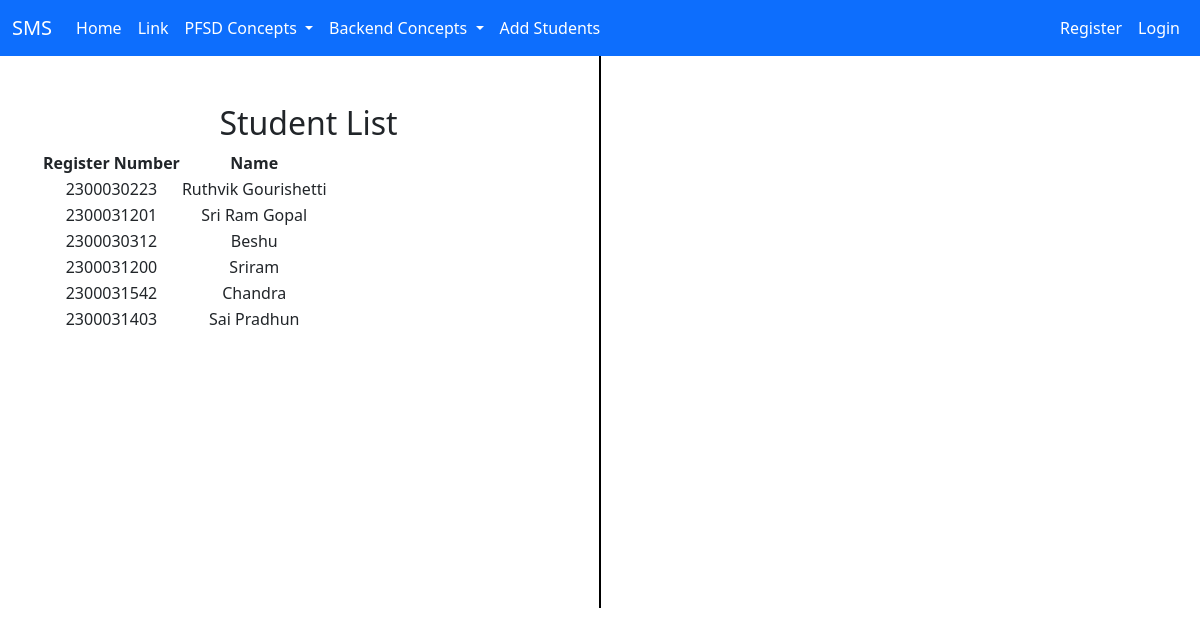
/studentList/, run on the app's committed database.
### adminApp/models.py (models this page shows, shortened)
class StudentList(models.Model):
    Register_Number = models.CharField(max_length=20, unique=True)
    Name = models.CharField(max_length=100)
    user=models.OneToOneField(User, on_delete=models.CASCADE,null=True)

### adminApp/views.py (the view)
# urls.py: path('studentList/', views.studentList, name='studentList'),
def studentList(request):
    students = StudentList.objects.all()
    return render(request, 'adminApp/StudentList.html', {'students': students})

### templates/adminApp/StudentList.html (shortened to what this page needs)
{% extends 'Navbar/ProjectNavbar.html' %}
{% load static %}
{% block body %}
<div class="container text-center">
  <div class="row">
    <div class="col">
        <br><br>
            <h2>Student List</h2>
<table>
    <tr>
        <th>Register Number</th>
        <th>Name</th>
    </tr>
    {% for student in students %}
    <tr>
        <td>{{ student.Register_Number }}</td>
        <td>{{ student.Name }}</td>
    </tr>
    {% endfor %}
</table>
    </div>
      <br><br><br><br><br><br><br><br><br><br><br><br><br><br><br><br>
      <br><br><br><br><br><br><br>
       <div class="col-auto d-flex align-items-center">
      <div style="border-left: 2px solid black; height: 100%;"></div>
    </div>
    <div class="col">
        <br><br>
    </div>
  </div>
</div>
{% endblock %}

### data on the page
StudentList: Register_Number "2300030223", Name "Ruthvik Gourishetti"
StudentList: Register_Number "2300031201", Name "Sri Ram Gopal"
StudentList: Register_Number "2300030312", Name "Beshu"
StudentList: Register_Number "2300031200", Name "Sriram"
StudentList: Register_Number "2300031542", Name "Chandra"
StudentList: Register_Number "2300031403", Name "Sai Pradhun"
